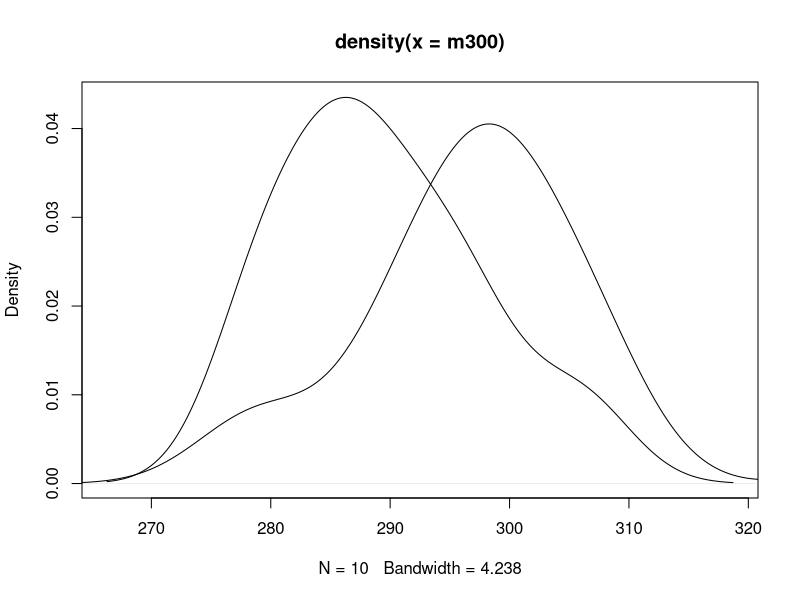

This chart was generated by the following R code:
# TWO-SAMPLE TESTS OF CENTER

# t.test(x, y, alternative="two.sided",var.equal=FALSE)

m300 <- c(284, 279, 289, 292, 287, 295, 285,279,306,298)

m600 <- c(298, 307, 297, 279, 291, 335, 299, 300, 306, 291)

# Check to see wether the assumption of a common variance and normality seems appropriate by looking at two density plots
plot(density(m300))
lines(density(m600))

# density estimates indicate normally distributed populations with similar spreads. As such the t-test looks appropriate.

t.test(m300,m600, var.equal = TRUE)

# p-value is 0.05696 for the two-sided test. Suggests a difference in the mean values, but it is not statistically significant at the 0.05 significance level. A look at the reported confidence interval for the difference of the means shows a wide range of possible value for Ux-Uy. We conclude that this data is consistent with the assumption of no mean difference. How would this have been different if we did not assume equal variance?

t.test(m300, m600)

# The same observed value of the test statistic (marked t) is found as in the equal-variance case, as (9.5) and (9.6) yield identical standard errors when the two sample sizes are the same. We get a larger p-value, though, as the degrees of freedom differ. The t.test function has no assumption of equal variance as the default. Though making this assumption can produce smaller p-value, it should only be done if applicable and before considering the data.



